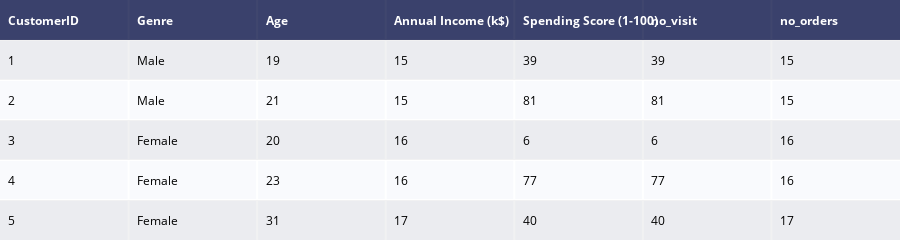

Notebook cell for this chart:
### Markdown cell above
Add Metrics : <br>
    # of visits to the shop <br>
    # of orders

### Code cell
# importing the dataset
data = pd.read_csv('Mall_Customers2.csv')

dat = ff.create_table(data.head())

py.iplot(dat)

### Figure 1 — Plotly figure (JSON) as saved in the notebook; plotly's stock layout.template omitted (floating-point values rounded to 4 significant figures)
{"data": [{"colorscale": [[0, "#00083e"], [0.5, "#ededee"], [1, "#ffffff"]], "hoverinfo": "none", "opacity": 0.75, "showscale": false, "type": "heatmap", "z": [[0, 0, 0, 0, 0, 0, 0], [0.5, 0.5, 0.5, 0.5, 0.5, 0.5, 0.5], [1, 1, 1, 1, 1, 1, 1], [0.5, 0.5, 0.5, 0.5, 0.5, 0.5, 0.5], [1, 1, 1, 1, 1, 1, 1], [0.5, 0.5, 0.5, 0.5, 0.5, 0.5, 0.5]]}], "layout": {"annotations": [{"align": "left", "font": {"color": "#ffffff"}, "showarrow": false, "text": "<b>CustomerID</b>", "x": -0.45, "xanchor": "left", "xref": "x", "y": 0, "yref": "y"}, {"align": "left", "font": {"color": "#ffffff"}, "showarrow": false, "text": "<b>Genre</b>", "x": 0.55, "xanchor": "left", "xref": "x", "y": 0, "yref": "y"}, {"align": "left", "font": {"color": "#ffffff"}, "showarrow": false, "text": "<b>Age</b>", "x": 1.55, "xanchor": "left", "xref": "x", "y": 0, "yref": "y"}, {"align": "left", "font": {"color": "#ffffff"}, "showarrow": false, "text": "<b>Annual Income (k$)</b>", "x": 2.55, "xanchor": "left", "xref": "x", "y": 0, "yref": "y"}, {"align": "left", "font": {"color": "#ffffff"}, "showarrow": false, "text": "<b>Spending Score (1-100)</b>", "x": 3.55, "xanchor": "left", "xref": "x", "y": 0, "yref": "y"}, {"align": "left", "font": {"color": "#ffffff"}, "showarrow": false, "text": "<b>no_visit</b>", "x": 4.55, "xanchor": "left", "xref": "x", "y": 0, "yref": "y"}, {"align": "left", "font": {"color": "#ffffff"}, "showarrow": false, "text": "<b>no_orders</b>", "x": 5.55, "xanchor": "left", "xref": "x", "y": 0, "yref": "y"}, {"align": "left", "font": {"color": "#000000"}, "showarrow": false, "text": "1", "x": -0.45, "xanchor": "left", "xref": "x", "y": 1, "yref": "y"}, {"align": "left", "font": {"color": "#000000"}, "showarrow": false, "text": "Male", "x": 0.55, "xanchor": "left", "xref": "x", "y": 1, "yref": "y"}, {"align": "left", "font": {"color": "#000000"}, "showarrow": false, "text": "19", "x": 1.55, "xanchor": "left", "xref": "x", "y": 1, "yref": "y"}, {"align": "left", "font": {"color": "#000000"}, "showarrow": false, "text": "15", "x": 2.55, "xanchor": "left", "xref": "x", "y": 1, "yref": "y"}, {"align": "left", "font": {"color": "#000000"}, "showarrow": false, "text": "39", "x": 3.55, "xanchor": "left", "xref": "x", "y": 1, "yref": "y"}, {"align": "left", "font": {"color": "#000000"}, "showarrow": false, "text": "39", "x": 4.55, "xanchor": "left", "xref": "x", "y": 1, "yref": "y"}, {"align": "left", "font": {"color": "#000000"}, "showarrow": false, "text": "15", "x": 5.55, "xanchor": "left", "xref": "x", "y": 1, "yref": "y"}, {"align": "left", "font": {"color": "#000000"}, "showarrow": false, "text": "2", "x": -0.45, "xanchor": "left", "xref": "x", "y": 2, "yref": "y"}, {"align": "left", "font": {"color": "#000000"}, "showarrow": false, "text": "Male", "x": 0.55, "xanchor": "left", "xref": "x", "y": 2, "yref": "y"}, {"align": "left", "font": {"color": "#000000"}, "showarrow": false, "text": "21", "x": 1.55, "xanchor": "left", "xref": "x", "y": 2, "yref": "y"}, {"align": "left", "font": {"color": "#000000"}, "showarrow": false, "text": "15", "x": 2.55, "xanchor": "left", "xref": "x", "y": 2, "yref": "y"}, {"align": "left", "font": {"color": "#000000"}, "showarrow": false, "text": "81", "x": 3.55, "xanchor": "left", "xref": "x", "y": 2, "yref": "y"}, {"align": "left", "font": {"color": "#000000"}, "showarrow": false, "text": "81", "x": 4.55, "xanchor": "left", "xref": "x", "y": 2, "yref": "y"}, {"align": "left", "font": {"color": "#000000"}, "showarrow": false, "text": "15", "x": 5.55, "xanchor": "left", "xref": "x", "y": 2, "yref": "y"}, {"align": "left", "font": {"color": "#000000"}, "showarrow": false, "text": "3", "x": -0.45, "xanchor": "left", "xref": "x", "y": 3, "yref": "y"}, {"align": "left", "font": {"color": "#000000"}, "showarrow": false, "text": "Female", "x": 0.55, "xanchor": "left", "xref": "x", "y": 3, "yref": "y"}, {"align": "left", "font": {"color": "#000000"}, "showarrow": false, "text": "20", "x": 1.55, "xanchor": "left", "xref": "x", "y": 3, "yref": "y"}, {"align": "left", "font": {"color": "#000000"}, "showarrow": false, "text": "16", "x": 2.55, "xanchor": "left", "xref": "x", "y": 3, "yref": "y"}, {"align": "left", "font": {"color": "#000000"}, "showarrow": false, "text": "6", "x": 3.55, "xanchor": "left", "xref": "x", "y": 3, "yref": "y"}, {"align": "left", "font": {"color": "#000000"}, "showarrow": false, "text": "6", "x": 4.55, "xanchor": "left", "xref": "x", "y": 3, "yref": "y"}, {"align": "left", "font": {"color": "#000000"}, "showarrow": false, "text": "16", "x": 5.55, "xanchor": "left", "xref": "x", "y": 3, "yref": "y"}, {"align": "left", "font": {"color": "#000000"}, "showarrow": false, "text": "4", "x": -0.45, "xanchor": "left", "xref": "x", "y": 4, "yref": "y"}, {"align": "left", "font": {"color": "#000000"}, "showarrow": false, "text": "Female", "x": 0.55, "xanchor": "left", "xref": "x", "y": 4, "yref": "y"}, {"align": "left", "font": {"color": "#000000"}, "showarrow": false, "text": "23", "x": 1.55, "xanchor": "left", "xref": "x", "y": 4, "yref": "y"}, {"align": "left", "font": {"color": "#000000"}, "showarrow": false, "text": "16", "x": 2.55, "xanchor": "left", "xref": "x", "y": 4, "yref": "y"}, {"align": "left", "font": {"color": "#000000"}, "showarrow": false, "text": "77", "x": 3.55, "xanchor": "left", "xref": "x", "y": 4, "yref": "y"}, {"align": "left", "font": {"color": "#000000"}, "showarrow": false, "text": "77", "x": 4.55, "xanchor": "left", "xref": "x", "y": 4, "yref": "y"}, {"align": "left", "font": {"color": "#000000"}, "showarrow": false, "text": "16", "x": 5.55, "xanchor": "left", "xref": "x", "y": 4, "yref": "y"}, {"align": "left", "font": {"color": "#000000"}, "showarrow": false, "text": "5", "x": -0.45, "xanchor": "left", "xref": "x", "y": 5, "yref": "y"}, {"align": "left", "font": {"color": "#000000"}, "showarrow": false, "text": "Female", "x": 0.55, "xanchor": "left", "xref": "x", "y": 5, "yref": "y"}, {"align": "left", "font": {"color": "#000000"}, "showarrow": false, "text": "31", "x": 1.55, "xanchor": "left", "xref": "x", "y": 5, "yref": "y"}, {"align": "left", "font": {"color": "#000000"}, "showarrow": false, "text": "17", "x": 2.55, "xanchor": "left", "xref": "x", "y": 5, "yref": "y"}, {"align": "left", "font": {"color": "#000000"}, "showarrow": false, "text": "40", "x": 3.55, "xanchor": "left", "xref": "x", "y": 5, "yref": "y"}, {"align": "left", "font": {"color": "#000000"}, "showarrow": false, "text": "40", "x": 4.55, "xanchor": "left", "xref": "x", "y": 5, "yref": "y"}, {"align": "left", "font": {"color": "#000000"}, "showarrow": false, "text": "17", "x": 5.55, "xanchor": "left", "xref": "x", "y": 5, "yref": "y"}], "height": 230, "margin": {"b": 0, "l": 0, "r": 0, "t": 0}, "xaxis": {"dtick": 1, "gridwidth": 2, "showticklabels": false, "tick0": -0.5, "ticks": "", "zeroline": false}, "yaxis": {"autorange": "reversed", "dtick": 1, "gridwidth": 2, "showticklabels": false, "tick0": 0.5, "ticks": "", "zeroline": false}}}
